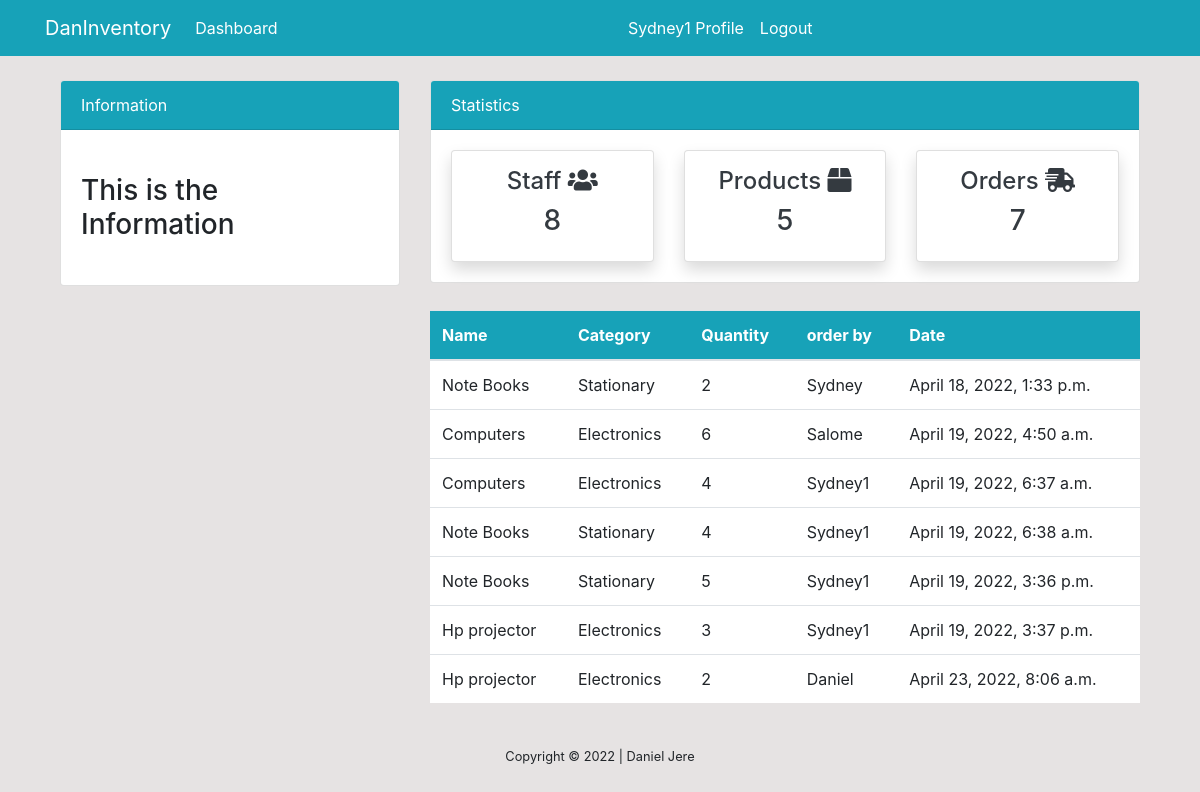
Page /order/ (signed in) on the committed database.
### dashboard/models.py (models this page shows, shortened)
class Order(models.Model):
	product=models.ForeignKey(Product,on_delete=models.CASCADE, null=True)
	staff=models.ForeignKey(User,models.CASCADE, null=True)
	order_quantity=models.PositiveIntegerField(null=True)
	date= models.DateTimeField(auto_now_add=True)
	class Meta:
		verbose_name_plural = 'Order'

class Product(models.Model):
	name = models.CharField(max_length=100, null=True)
	quantity = models.PositiveIntegerField(null=True)
	category = models.CharField(max_length=50, choices=CATEGORY, null=True)
	class Meta:
		verbose_name_plural = 'Product'
	def __str__(self):
		return f'{self.name}'

### dashboard/views.py (the view)
# urls.py: path('order/',views.order, name='dashboard-order'),
@login_required
def order(request):
	orders = Order.objects.all()
	orders_count = orders.count()
	workers_count = User.objects.all().count()
	product_count = Product.objects.all().count()
	context = {
	   'orders':orders,
	   'workers_count':workers_count,
	   'orders_count':orders_count,
	   'product_count':product_count,
	}
	return render(request, 'dashboard/order.html', context)

### templates/dashboard/order.html (shortened to what this page needs)
{% extends 'partials/base.html'   %}
{% block content %}
 {% include 'partials/topnav.html' %}
   <div class="container">
  <div class="row my-4">
        <div class="col-md-4">
        </div>
        <div class="col-md-8">
            <table class="table bg-white">
                <thead class="bg-info">
                    <tr class="text-white">
                        <th scope="col">Name</th>
                        <th scope="col">Category</th>
                        <th scope="col">Quantity</th>
                        <th scope="col">order by</th>
                        <th scope="col">Date</th>
                    </tr>
                </thead>
                <tbody>
                    {% for order in orders   %}
                    <tr>
                        <td>{{ order.product }}</td>
                        <td>{{ order.product.category }}</td>
                        <td>{{ order.order_quantity }}</td>
                        <td>
                            {{ order.staff.username }}
                        </td>
                        <td>
                            {{ order.date }}
                        </td>
                    </tr>
                 {% endfor  %}
                </tbody>
            </table>
        </div>
    </div>
   </div>
{% endblock %}

### templates/partials/base.html (shortened to what this page needs)
{% load static %}
<!doctype html>
<html lang="en">
<head>
    <link rel="stylesheet" href="https://cdn.jsdelivr.net/npm/bootstrap@4.6.0/dist/css/bootstrap.min.css"
>
    <link rel="stylesheet" href="https://use.fontawesome.com/releases/v5.15.2/css/all.css"
>
    <link rel="stylesheet" href="{% static 'style.css' %}">
</head>
<body>
    {% include 'partials/nav.html' %}
    <div class="container">
        {% block content %}
        {% endblock %}
    </div>
<p><small><center>Copyright &copy; 2022 | Daniel  Jere </center></small></p>
</body>
</html>

### templates/partials/nav.html (shortened to what this page needs)
 <nav class="navbar navbar-expand-lg navbar-info bg-info">
    <div class="container">
      {% if user.is_authenticated %}
  <a class="navbar-brand text-white" href="{% url  'dashboard-index'    %}">DanInventory</a>
  <div class="collapse navbar-collapse" id="navbarSupportedContent">
    <ul class="navbar-nav mr-auto">
      <li class="nav-item active">
        <a class="nav-link text-white" href="{% url  'dashboard-index'    %}">Dashboard <span class="sr-only">(current)</span></a>
      </li>
    </ul>
   <ul class="navbar-nav mr-auto">
    <li class="nav-item active">
   <a class="nav-link text-white" href="{% url 'user-profile' %}">{{ user.username}} Profile <span class="sr-only">(current)</span></a>
      </li>
      <li class="nav-item">
        <a class="nav-link text-white" href="{% url 'user-logout' %}">Logout</a>
      </li>
  </ul>
  {% endif %}
  </div>
</div>
</nav>

### templates/partials/topnav.html
<div class="container">
	<div class="row mt-4">
		<div class="col-md-4">
			<div class="card">
				<div class="card-header bg-info text-white">
				 Information
				</div>
				<div class="card-body">
				    <marquee behavior="" direction="">
					<h3 class="my-4">This is the Information </h3>
				     </marquee>
				</div>
			</div>
		</div>
		<div class="col-md-8">
			<div class="card">
				<div class="card-header bg-info text-white">
				 Statistics
				</div>
				<div class="card-body">
					<div class="row">
						<div class="col-md-4">
				<a class="text-decoration-none text-dark" href="{% url 'dashboard-staff'   %}">
							<div class="card my-card shadow text-center p-3">
								<h4>Staff <i class="fas fa-users"> </i> </h4>
								<h3> {{ workers_count }}</h3>
							</div>
							</a>
						 </div>
						 <div class="col-md-4">
 <a class="text-decoration-none text-dark" href="{% url 'dashboard-product' %}">
							<div class="card my-card shadow text-center p-3">
								<h4>Products <i class="fas fa-box"> </i> </h4>
								<h3>{{ product_count }}</h3>
							</div>
							</a>
						 </div>
						 <div class="col-md-4">
							<a class="text-decoration-none text-dark" href="{% url 'dashboard-order'   %}">
							<div class="card my-card shadow text-center p-3">
								<h4>Orders <i class="fas fa-shipping-fast"> </i> </h4>
								<h3>{{ orders_count }}  </h3>
							</div>
							</a>
						 </div>
					</div>
				</div>
			</div>
		</div>
	</div>
</div>

### static/style.css (style rules this page uses)
body { background: rgb(230, 227, 227); }

### rows in the picture
Order: product "Note Books", product.category "Stationary", order_quantity "2", staff.username "Sydney", date "April 18, 2022, 1:33 p.m."
Order: product "Computers", product.category "Electronics", order_quantity "6", staff.username "Salome", date "April 19, 2022, 4:50 a.m."
Order: product "Computers", product.category "Electronics", order_quantity "4", staff.username "Sydney1", date "April 19, 2022, 6:37 a.m."
Order: product "Note Books", product.category "Stationary", order_quantity "4", staff.username "Sydney1", date "April 19, 2022, 6:38 a.m."
Order: product "Note Books", product.category "Stationary", order_quantity "5", staff.username "Sydney1", date "April 19, 2022, 3:36 p.m."
Order: product "Hp projector", product.category "Electronics", order_quantity "3", staff.username "Sydney1", date "April 19, 2022, 3:37 p.m."
Order: product "Hp projector", product.category "Electronics", order_quantity "2", staff.username "Daniel", date "April 23, 2022, 8:06 a.m."

### other values in the picture
{{ user.username }} "Sydney1"
{{ workers_count }} "8"
{{ product_count }} "5"
{{ orders_count }} "7"
